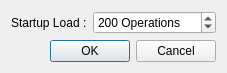
<?xml version="1.0" encoding="UTF-8"?>
<ui version="4.0">
 <class>Configure</class>
 <widget class="QDialog" name="Configure">
  <property name="geometry">
   <rect>
    <x>0</x>
    <y>0</y>
    <width>227</width>
    <height>63</height>
   </rect>
  </property>
  <property name="windowTitle">
   <string>Options</string>
  </property>
  <property name="windowIcon">
   <iconset resource="../resources/data.qrc">
    <normaloff>:/icons/history-manager.png</normaloff>:/icons/history-manager.png</iconset>
  </property>
  <layout class="QGridLayout" name="gridLayout">
   <item row="0" column="0">
    <layout class="QHBoxLayout" name="horizontalLayout">
     <item>
      <widget class="QLabel" name="maxHistoryLabel">
       <property name="text">
        <string>Startup Load :</string>
       </property>
      </widget>
     </item>
     <item>
      <widget class="QSpinBox" name="maxHistorySB">
       <property name="suffix">
        <string> Operations</string>
       </property>
       <property name="maximum">
        <number>15000</number>
       </property>
       <property name="singleStep">
        <number>25</number>
       </property>
       <property name="value">
        <number>200</number>
       </property>
      </widget>
     </item>
    </layout>
   </item>
   <item row="1" column="0">
    <widget class="QDialogButtonBox" name="buttonBox">
     <property name="orientation">
      <enum>Qt::Horizontal</enum>
     </property>
     <property name="standardButtons">
      <set>QDialogButtonBox::Cancel|QDialogButtonBox::Ok</set>
     </property>
    </widget>
   </item>
  </layout>
 </widget>
 <resources>
  <include location="../resources/data.qrc"/>
 </resources>
 <connections>
  <connection>
   <sender>buttonBox</sender>
   <signal>accepted()</signal>
   <receiver>Configure</receiver>
   <slot>accept()</slot>
   <hints>
    <hint type="sourcelabel">
     <x>248</x>
     <y>254</y>
    </hint>
    <hint type="destinationlabel">
     <x>157</x>
     <y>274</y>
    </hint>
   </hints>
  </connection>
  <connection>
   <sender>buttonBox</sender>
   <signal>rejected()</signal>
   <receiver>Configure</receiver>
   <slot>reject()</slot>
   <hints>
    <hint type="sourcelabel">
     <x>316</x>
     <y>260</y>
    </hint>
    <hint type="destinationlabel">
     <x>286</x>
     <y>274</y>
    </hint>
   </hints>
  </connection>
 </connections>
</ui>
